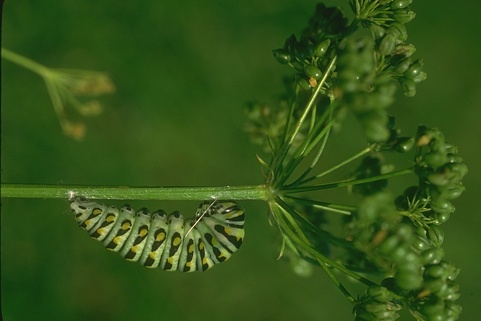
#> input picture data2/35028.jpg, 481 x 321 px; its folder holds 2 pictures in this run
$ python image_edge_stats.py data2
#> lines starting #> are read from the running program, lines starting #| are printed output that depends on the picture; after the words box and inside, x2 and y2 are one past the last pixel; in counts of white or black regions, pixels touching at a corner belong together
import cv2
import numpy as np

def check_edge_percentage(image_path):
    """
    Calculate percentage of white to black pixels in an image using threshold of 127.

    Args:
        image_path (str): Path to the image file

    Returns:
        float: percentage of white pixels to black pixels
    """
#> called with image_path = 'data2/35028.jpg'
    # Read image in grayscale
    img = cv2.imread(image_path, cv2.IMREAD_GRAYSCALE)
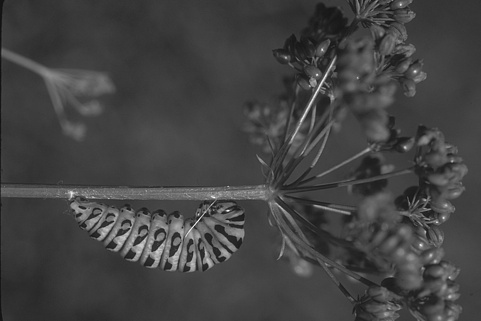
#> img: shape (321, 481); min 16, max 254, mean 66.9

    if img is None:
        raise ValueError(f"Could not load image at {image_path}")

    # Apply threshold
    _, binary = cv2.threshold(img, 127, 255, cv2.THRESH_BINARY)
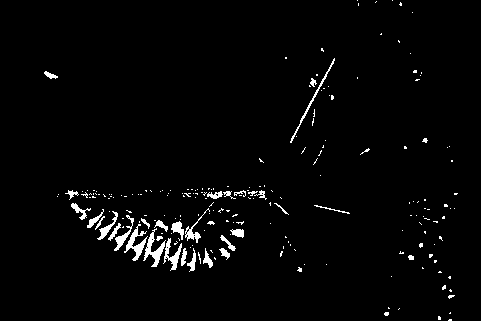
#> binary: shape (321, 481); 2.4% white; 211 white regions (178 under 20 px), largest, box (x1, y1, x2, y2) and area: (143, 228, 166, 267) 289, (124, 224, 148, 261) 288, (163, 238, 182, 271) 220

    # Count white and black pixels
    white_pixels = np.sum(binary == 255)
#> white_pixels = 3670
    black_pixels = np.sum(binary == 0)
#> black_pixels = 150731

    # Calculate percentage of edge pixels (white) relative to total pixels
    percentage = (white_pixels / (white_pixels + black_pixels)) * 100 if (white_pixels + black_pixels) > 0 else 0
#> percentage = 2.38

    # print(f"White pixels: {white_pixels}")
    # print(f"Black pixels: {black_pixels}")
    # print(f"percentage (white:black): {percentage:.3f}")

    return percentage

def analyze_folder(folder_path):
    """
    Analyze all images in a folder and calculate edge percentage statistics.

    Args:
        folder_path (str): Path to folder containing images

    Returns:
        dict: Dictionary containing percentage statistics
    """
    import os
    from statistics import mean, median, stdev

    # Get all image files
    image_files = [f for f in os.listdir(folder_path) if f.lower().endswith(('.png', '.jpg', '.jpeg'))]

    if not image_files:
        raise ValueError(f"No image files found in {folder_path}")

    percentages = []

    print("\nAnalyzing images...")
    for img_file in image_files:
        img_path = os.path.join(folder_path, img_file)
        try:
            percentage = check_edge_percentage(img_path)
#> percentage = 2.38
            percentages.append(percentage)
            # print(f"\nImage: {img_file}")
        except Exception as e:
            print(f"Error processing {img_file}: {e}")
            continue
#> pass 2 of the loop in analyze_folder, `for img_file in image_files:`:
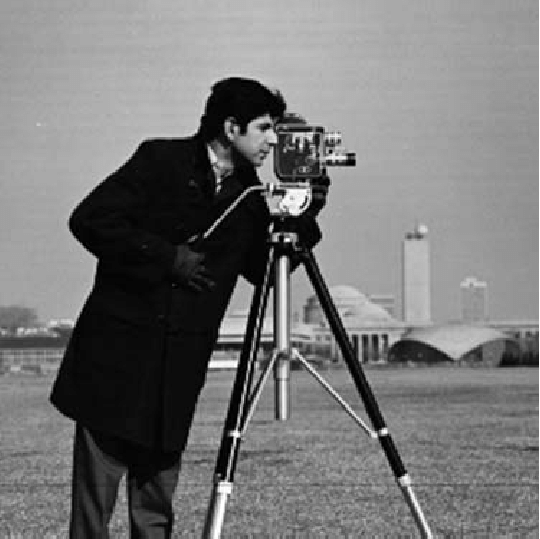
#> input picture data2/cameraman.png, 540 x 539 px
#> in check_edge_percentage, img is the input picture: shape (539, 540); min 0, max 255, mean 118.1
#> in check_edge_percentage (call 2), `_, binary = cv2.threshold(img, 127, 255, cv2.THRESH_BINARY)`:
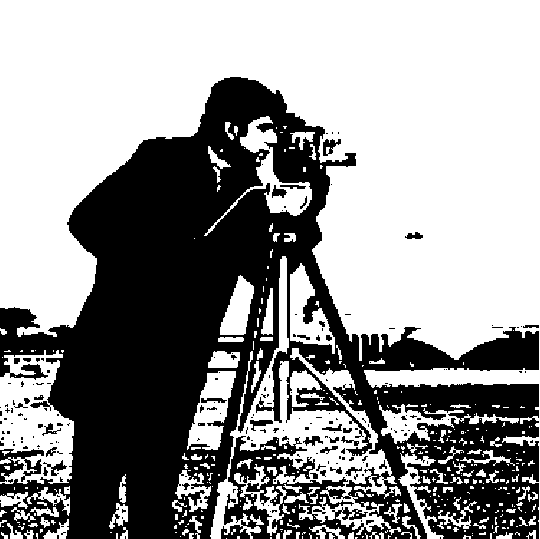
#> binary: shape (539, 540); 59.3% white; 210 black regions (168 under 20 px), largest, box (x1, y1, x2, y2) and area: (0, 77, 539, 539) 114899, (0, 449, 44, 482) 717, (323, 139, 341, 156) 158
#> white_pixels = 172543
#> black_pixels = 118517
#> in check_edge_percentage (call 2), `percentage = (white_pixels / (white_pixels + black_pixels)) * 100 if (..`: percentage = 59.28

    if not percentages:
        raise ValueError("No valid percentages calculated")

    # Calculate statistics
    stats = {
        'mean': mean(percentages),
        'median': median(percentages),
        'min': min(percentages),
        'max': max(percentages),
        'std': stdev(percentages)
    }
#> stats = {'mean': 30.83, 'median': 30.83, 'min': 2.38, 'max': 59.28, 'std': 40.24}

    print("\nSummary Statistics:")
    print(f"Mean percentage: {stats['mean']:.3f}")
#| Mean percentage: 30.829
    print(f"Median percentage: {stats['median']:.3f}")
#| Median percentage: 30.829
    print(f"Min percentage: {stats['min']:.3f}")
#| Min percentage: 2.377
    print(f"Max percentage: {stats['max']:.3f}")
#| Max percentage: 59.281
    print(f"Standard deviation: {stats['std']:.3f}")
#| Standard deviation: 40.237

    return stats

if __name__ == "__main__":
    import sys
    if len(sys.argv) != 2:
        print("Usage: python check_image_edges.py <folder_path>")
        sys.exit(1)
    analyze_folder(sys.argv[1])
